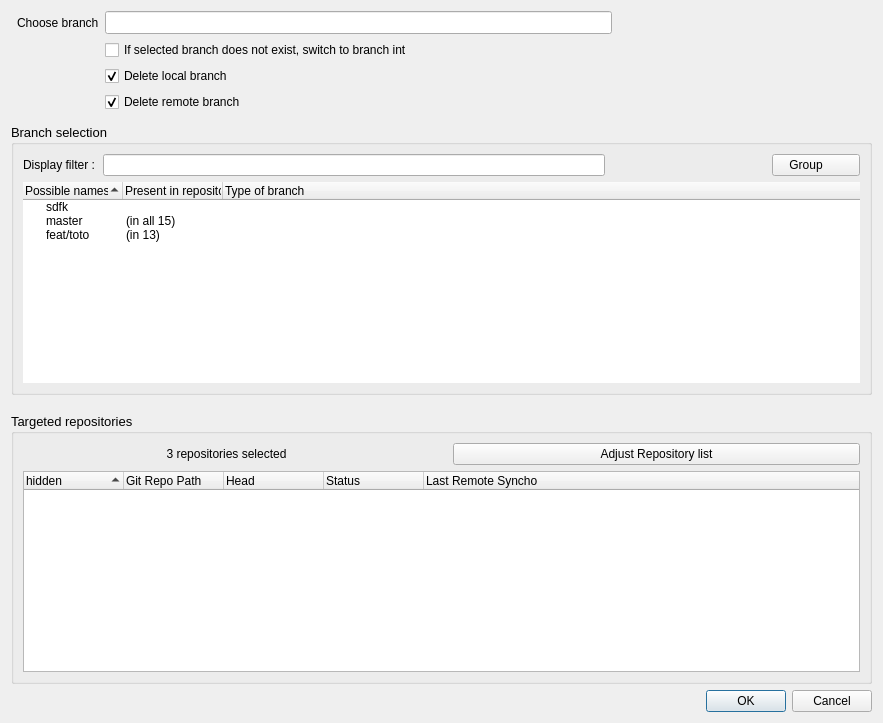
<?xml version="1.0" encoding="UTF-8"?>
<ui version="4.0">
 <class>GitSwitchBranch</class>
 <widget class="QDialog" name="GitSwitchBranch">
  <property name="geometry">
   <rect>
    <x>0</x>
    <y>0</y>
    <width>883</width>
    <height>723</height>
   </rect>
  </property>
  <property name="windowTitle">
   <string>Git Switch branch</string>
  </property>
  <layout class="QVBoxLayout" name="verticalLayout_2">
   <item>
    <layout class="QGridLayout" name="gridLayout">
     <item row="0" column="1">
      <widget class="QLabel" name="labelBranchOrTag">
       <property name="text">
        <string>Choose branch</string>
       </property>
      </widget>
     </item>
     <item row="0" column="2">
      <widget class="QLineEdit" name="lineEditBranchTagName">
       <property name="sizePolicy">
        <sizepolicy hsizetype="Expanding" vsizetype="Fixed">
         <horstretch>2</horstretch>
         <verstretch>0</verstretch>
        </sizepolicy>
       </property>
       <property name="font">
        <font>
         <pointsize>10</pointsize>
        </font>
       </property>
      </widget>
     </item>
     <item row="0" column="3">
      <widget class="QWidget" name="widget_2" native="true">
       <property name="sizePolicy">
        <sizepolicy hsizetype="Preferred" vsizetype="Preferred">
         <horstretch>1</horstretch>
         <verstretch>0</verstretch>
        </sizepolicy>
       </property>
      </widget>
     </item>
     <item row="1" column="2">
      <widget class="QCheckBox" name="checkBoxDefaultForNotExist">
       <property name="text">
        <string>If selected branch does not exist, switch to branch int</string>
       </property>
      </widget>
     </item>
     <item row="2" column="2">
      <widget class="QCheckBox" name="checkBoxDeleteLocalBranch">
       <property name="text">
        <string>Delete local branch</string>
       </property>
       <property name="checked">
        <bool>true</bool>
       </property>
      </widget>
     </item>
     <item row="3" column="2">
      <widget class="QCheckBox" name="checkBoxDeleteRemoteBranch">
       <property name="text">
        <string>Delete remote branch</string>
       </property>
       <property name="checked">
        <bool>true</bool>
       </property>
      </widget>
     </item>
     <item row="4" column="0" colspan="3">
      <widget class="QWidget" name="widget_4" native="true"/>
     </item>
    </layout>
   </item>
   <item>
    <widget class="QGroupBox" name="groupBoxBranchOrTagSelection">
     <property name="font">
      <font>
       <pointsize>10</pointsize>
      </font>
     </property>
     <property name="title">
      <string>Branch selection</string>
     </property>
     <layout class="QVBoxLayout" name="verticalLayout_3">
      <item>
       <layout class="QHBoxLayout" name="horizontalLayout_2">
        <property name="spacing">
         <number>0</number>
        </property>
        <item>
         <widget class="QLabel" name="label_3">
          <property name="font">
           <font>
            <pointsize>9</pointsize>
           </font>
          </property>
          <property name="text">
           <string>Display filter :</string>
          </property>
         </widget>
        </item>
        <item>
         <widget class="QLabel" name="label">
          <property name="text">
           <string/>
          </property>
         </widget>
        </item>
        <item>
         <widget class="QLineEdit" name="lineEditBranchFilter">
          <property name="sizePolicy">
           <sizepolicy hsizetype="Expanding" vsizetype="Fixed">
            <horstretch>9</horstretch>
            <verstretch>0</verstretch>
           </sizepolicy>
          </property>
          <property name="font">
           <font>
            <pointsize>9</pointsize>
           </font>
          </property>
         </widget>
        </item>
        <item>
         <widget class="QWidget" name="widget" native="true">
          <property name="sizePolicy">
           <sizepolicy hsizetype="Preferred" vsizetype="Preferred">
            <horstretch>3</horstretch>
            <verstretch>0</verstretch>
           </sizepolicy>
          </property>
         </widget>
        </item>
        <item>
         <widget class="QPushButton" name="pushButtonGrouping">
          <property name="sizePolicy">
           <sizepolicy hsizetype="Fixed" vsizetype="Fixed">
            <horstretch>0</horstretch>
            <verstretch>0</verstretch>
           </sizepolicy>
          </property>
          <property name="font">
           <font>
            <pointsize>9</pointsize>
           </font>
          </property>
          <property name="text">
           <string>    Group          </string>
          </property>
         </widget>
        </item>
       </layout>
      </item>
      <item>
       <widget class="QTreeWidget" name="treeWidgetBranches">
        <property name="font">
         <font>
          <pointsize>9</pointsize>
         </font>
        </property>
        <property name="frameShape">
         <enum>QFrame::Shape::NoFrame</enum>
        </property>
        <property name="showDropIndicator" stdset="0">
         <bool>false</bool>
        </property>
        <property name="alternatingRowColors">
         <bool>false</bool>
        </property>
        <property name="sortingEnabled">
         <bool>true</bool>
        </property>
        <attribute name="headerVisible">
         <bool>true</bool>
        </attribute>
        <column>
         <property name="text">
          <string>Possible names</string>
         </property>
         <property name="textAlignment">
          <set>AlignLeading|AlignVCenter</set>
         </property>
        </column>
        <column>
         <property name="text">
          <string>Present in repositories</string>
         </property>
        </column>
        <column>
         <property name="text">
          <string>Type of branch</string>
         </property>
        </column>
        <item>
         <property name="text">
          <string>sdfk</string>
         </property>
         <property name="text">
          <string/>
         </property>
         <property name="text">
          <string/>
         </property>
        </item>
        <item>
         <property name="text">
          <string>master</string>
         </property>
         <property name="text">
          <string>(in all 15)</string>
         </property>
         <property name="text">
          <string/>
         </property>
        </item>
        <item>
         <property name="text">
          <string>feat/toto</string>
         </property>
         <property name="text">
          <string>(in 13)</string>
         </property>
         <property name="text">
          <string/>
         </property>
        </item>
       </widget>
      </item>
     </layout>
    </widget>
   </item>
   <item>
    <widget class="QWidget" name="widget_5" native="true"/>
   </item>
   <item>
    <widget class="QWidget" name="widget_3" native="true"/>
   </item>
   <item>
    <widget class="QGroupBox" name="groupBox_2">
     <property name="font">
      <font>
       <pointsize>10</pointsize>
      </font>
     </property>
     <property name="title">
      <string>Targeted repositories</string>
     </property>
     <layout class="QVBoxLayout" name="verticalLayout">
      <item>
       <layout class="QHBoxLayout" name="horizontalLayout">
        <property name="spacing">
         <number>23</number>
        </property>
        <item>
         <widget class="QLabel" name="labelRepoSelected">
          <property name="sizePolicy">
           <sizepolicy hsizetype="Preferred" vsizetype="Preferred">
            <horstretch>1</horstretch>
            <verstretch>0</verstretch>
           </sizepolicy>
          </property>
          <property name="font">
           <font>
            <pointsize>9</pointsize>
           </font>
          </property>
          <property name="text">
           <string>3 repositories selected</string>
          </property>
          <property name="alignment">
           <set>Qt::AlignmentFlag::AlignCenter</set>
          </property>
         </widget>
        </item>
        <item>
         <widget class="QPushButton" name="pushButtonAdjustRepoList">
          <property name="sizePolicy">
           <sizepolicy hsizetype="Minimum" vsizetype="Fixed">
            <horstretch>1</horstretch>
            <verstretch>0</verstretch>
           </sizepolicy>
          </property>
          <property name="font">
           <font>
            <pointsize>9</pointsize>
           </font>
          </property>
          <property name="text">
           <string>Adjust Repository list</string>
          </property>
         </widget>
        </item>
       </layout>
      </item>
      <item>
       <widget class="MgRepoTree" name="treeWidgetRepoList">
        <property name="font">
         <font>
          <pointsize>9</pointsize>
         </font>
        </property>
        <property name="alternatingRowColors">
         <bool>true</bool>
        </property>
        <property name="selectionMode">
         <enum>QAbstractItemView::SelectionMode::ExtendedSelection</enum>
        </property>
        <property name="rootIsDecorated">
         <bool>false</bool>
        </property>
        <property name="uniformRowHeights">
         <bool>true</bool>
        </property>
        <property name="itemsExpandable">
         <bool>false</bool>
        </property>
        <property name="sortingEnabled">
         <bool>true</bool>
        </property>
        <column>
         <property name="text">
          <string>hidden</string>
         </property>
        </column>
        <column>
         <property name="text">
          <string>Git Repo Path</string>
         </property>
        </column>
        <column>
         <property name="text">
          <string>Head</string>
         </property>
        </column>
        <column>
         <property name="text">
          <string>Status</string>
         </property>
        </column>
        <column>
         <property name="text">
          <string>Last Remote Syncho</string>
         </property>
        </column>
       </widget>
      </item>
     </layout>
    </widget>
   </item>
   <item>
    <layout class="QHBoxLayout" name="horizontalLayout_4">
     <item>
      <widget class="QDialogButtonBox" name="buttonBox">
       <property name="font">
        <font>
         <pointsize>9</pointsize>
        </font>
       </property>
       <property name="orientation">
        <enum>Qt::Orientation::Horizontal</enum>
       </property>
       <property name="standardButtons">
        <set>QDialogButtonBox::StandardButton::Cancel|QDialogButtonBox::StandardButton::Ok</set>
       </property>
      </widget>
     </item>
    </layout>
   </item>
  </layout>
 </widget>
 <customwidgets>
  <customwidget>
   <class>MgRepoTree</class>
   <extends>QTreeWidget</extends>
   <header>src.mg_repo_tree</header>
  </customwidget>
 </customwidgets>
 <tabstops>
  <tabstop>lineEditBranchTagName</tabstop>
  <tabstop>checkBoxDefaultForNotExist</tabstop>
  <tabstop>checkBoxDeleteLocalBranch</tabstop>
  <tabstop>checkBoxDeleteRemoteBranch</tabstop>
  <tabstop>lineEditBranchFilter</tabstop>
  <tabstop>pushButtonGrouping</tabstop>
  <tabstop>treeWidgetBranches</tabstop>
  <tabstop>pushButtonAdjustRepoList</tabstop>
  <tabstop>treeWidgetRepoList</tabstop>
 </tabstops>
 <resources/>
 <connections>
  <connection>
   <sender>buttonBox</sender>
   <signal>accepted()</signal>
   <receiver>GitSwitchBranch</receiver>
   <slot>accept()</slot>
   <hints>
    <hint type="sourcelabel">
     <x>165</x>
     <y>589</y>
    </hint>
    <hint type="destinationlabel">
     <x>157</x>
     <y>274</y>
    </hint>
   </hints>
  </connection>
  <connection>
   <sender>buttonBox</sender>
   <signal>rejected()</signal>
   <receiver>GitSwitchBranch</receiver>
   <slot>reject()</slot>
   <hints>
    <hint type="sourcelabel">
     <x>165</x>
     <y>589</y>
    </hint>
    <hint type="destinationlabel">
     <x>286</x>
     <y>274</y>
    </hint>
   </hints>
  </connection>
 </connections>
</ui>
